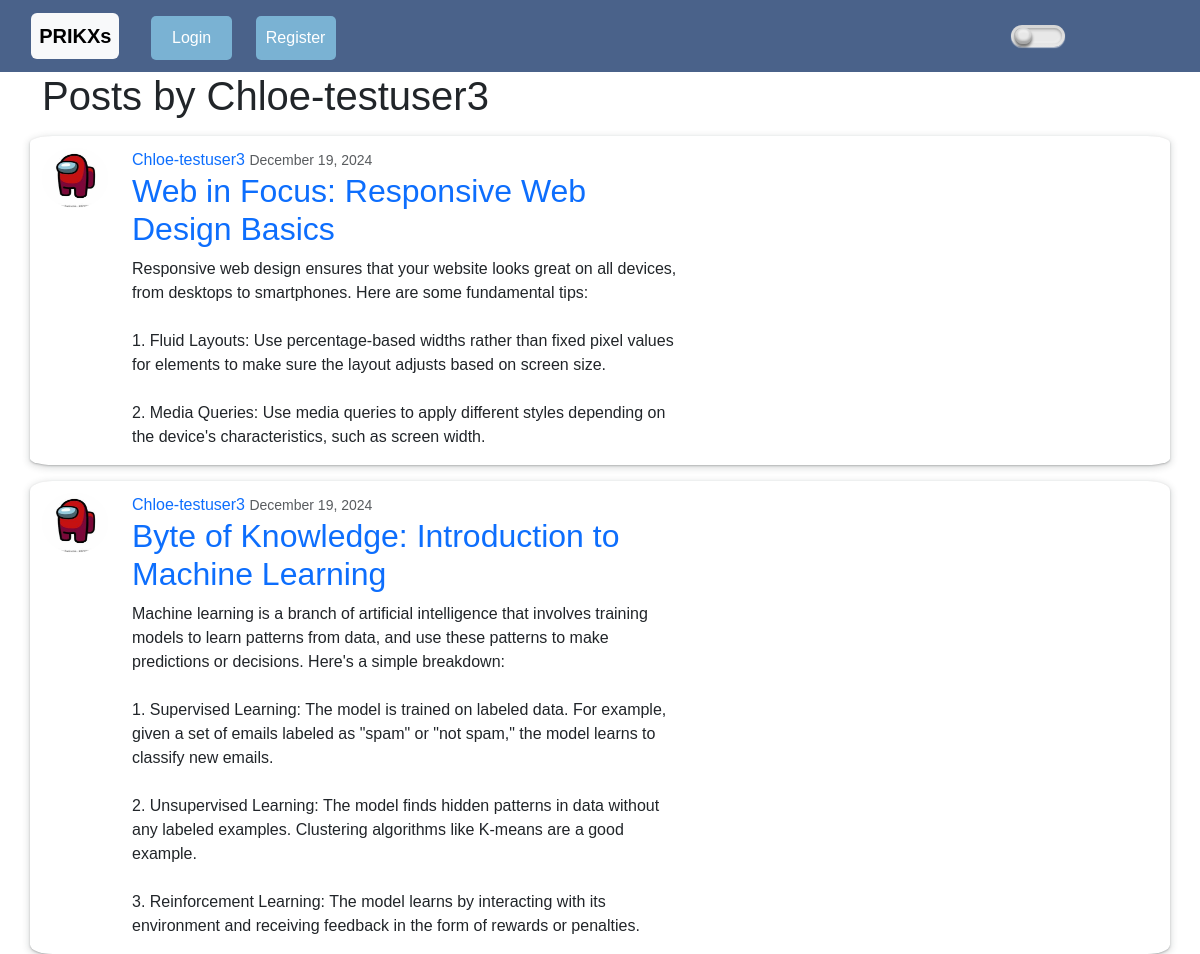
The page /user/Chloe-testuser3 on the database its author committed.
### App/models.py (models this page shows, shortened)
class Post(models.Model):
    title = models.CharField(max_length=100)
    content = models.TextField()
    date_posted = models.DateTimeField(default=timezone.now)
    author = models.ForeignKey(User, on_delete=models.CASCADE)

### Users/models.py (models this page shows, shortened)
class profile(models.Model):
    user = models.OneToOneField(User, on_delete=models.CASCADE)
    image = models.ImageField(default='default.jpg', upload_to='profile pics')

### App/views.py (the view)
# urls.py: path('user/<str:username>',UserPostListView.as_view(), name='user-posts'),
class UserPostListView(ListView):
    model = Post
    template_name = 'user_posts.html'
    context_object_name = 'posts'
    def get_queryset(self):
        user = get_object_or_404(User, username=self.kwargs.get('username'))
        return Post.objects.filter(author=user).order_by('-date_posted')

### App/templates/user_posts.html (shortened to what this page needs)
{% extends "index.html" %}
{% block content %}
<div class="container">
    <h1 class="mb-3">Posts by {{ view.kwargs.username }}</h1>
    {% for post in posts %}
    <article class="media blog-content row mt-3">
        <img class="rounded-circle col-6" src="{{ post.author.profile.image.url }}" alt="profile pic" style="width: 90; height: 60;">
        <div class="media-body col-6">
            <div class="articles-metadata">
                <a href="{% url 'user-posts' post.author.username%}">{{ post.author }} </a>
                <small class="text-muted">{{ post.date_posted|date:" F d, Y" }}</small>
            </div>
            <h2 class="article-titles"><a href="{% url 'post-detail' post.id %}" class="article-title">{{ post.title }}</a></h2>
            <p>{{ post.content|linebreaksbr }}</p>
        </div>
    </article>
    {% endfor %}
</div>
{% endblock %}

### App/static/darkmode.css (style rules this page uses)
body { overflow-y: auto; }

### App/static/login.css (style rules this page uses)
* { margin: 0; padding: 0; box-sizing: border-box; font-family: Arial, sans-serif; }

### App/static/other.css (style rules this page uses)
.article-title { text-decoration: none; }
.blog-content { border-radius: 2%; width: auto; padding-top: 1.5vh; }

### rows shown on the page
Post: author.profile.image (picture), author "Chloe-testuser3", date_posted "December 19, 2024", title "Web in Focus: Responsive Web Design Basics", content "Responsive web design ensures that your website looks great on all devices, from desktops to smartphones. Here are some fundamental tips: 1. Fluid Layouts: Use percentage-based widths rather than fixed pixel values for elements to make sure the layout adjusts based on screen size. 2. Media Queries: Use media queries to apply different styles depending on the device's characteristics, such as screen width."
Post: author.profile.image (picture), author "Chloe-testuser3", date_posted "December 19, 2024", title "Byte of Knowledge: Introduction to Machine Learning", content "Machine learning is a branch of artificial intelligence that involves training models to learn patterns from data, and use these patterns to make predictions or decisions. Here's a simple breakdown: 1. Supervised Learning: The model is trained on labeled data. For example, given a set of emails labeled as \"spam\" or \"not spam,\" the model learns to classify new emails. 2. Unsupervised Learning: The model finds hidden patterns in data without any labeled examples. Clustering algorithms like K-means are a good example. 3. Reinforcement Learning: The model learns by interacting with its environment and receiving feedback in the form of rewards or penalties."

### other values the page prints
{{ view.kwargs.username }} "Chloe-testuser3"
